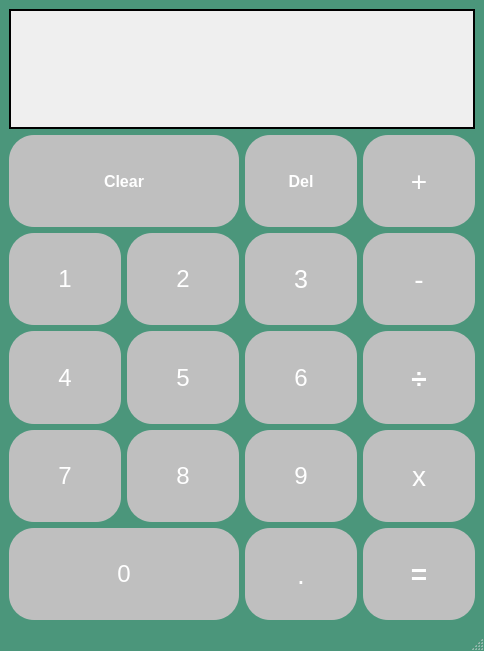
<?xml version="1.0" encoding="UTF-8"?>
<ui version="4.0">
 <class>MainWindow</class>
 <widget class="QMainWindow" name="MainWindow">
  <property name="geometry">
   <rect>
    <x>0</x>
    <y>0</y>
    <width>484</width>
    <height>651</height>
   </rect>
  </property>
  <property name="minimumSize">
   <size>
    <width>484</width>
    <height>651</height>
   </size>
  </property>
  <property name="maximumSize">
   <size>
    <width>484</width>
    <height>651</height>
   </size>
  </property>
  <property name="windowTitle">
   <string>Calculator</string>
  </property>
  <property name="styleSheet">
   <string notr="true">QMainWindow{
background-color: rgb(75, 150, 123);
}</string>
  </property>
  <property name="toolButtonStyle">
   <enum>Qt::ToolButtonIconOnly</enum>
  </property>
  <property name="tabShape">
   <enum>QTabWidget::Rounded</enum>
  </property>
  <widget class="QWidget" name="centralwidget">
   <layout class="QVBoxLayout" name="verticalLayout">
    <item>
     <layout class="QGridLayout" name="gridLayout">
      <item row="1" column="2">
       <widget class="QPushButton" name="push_del">
        <property name="sizePolicy">
         <sizepolicy hsizetype="MinimumExpanding" vsizetype="Preferred">
          <horstretch>0</horstretch>
          <verstretch>10</verstretch>
         </sizepolicy>
        </property>
        <property name="font">
         <font>
          <pointsize>12</pointsize>
          <weight>75</weight>
          <bold>true</bold>
         </font>
        </property>
        <property name="cursor">
         <cursorShape>PointingHandCursor</cursorShape>
        </property>
        <property name="styleSheet">
         <string notr="true">QPushButton{
color:rgb(255,255,255);
background-color:rgb(191,191,191);
border-radius:25px;

}

QPushButton:Hover{
color:rgb(61,61,61);

}
QPushButton:Hover{
background-color:rgb(245, 158, 66);
}</string>
        </property>
        <property name="text">
         <string>Del</string>
        </property>
        <property name="shortcut">
         <string>Del</string>
        </property>
       </widget>
      </item>
      <item row="1" column="0" colspan="2">
       <widget class="QPushButton" name="push_clear">
        <property name="sizePolicy">
         <sizepolicy hsizetype="MinimumExpanding" vsizetype="Preferred">
          <horstretch>0</horstretch>
          <verstretch>10</verstretch>
         </sizepolicy>
        </property>
        <property name="font">
         <font>
          <pointsize>12</pointsize>
          <weight>75</weight>
          <bold>true</bold>
         </font>
        </property>
        <property name="cursor">
         <cursorShape>PointingHandCursor</cursorShape>
        </property>
        <property name="autoFillBackground">
         <bool>false</bool>
        </property>
        <property name="styleSheet">
         <string notr="true">QPushButton{
color:rgb(255,255,255);
background-color:rgb(191,191,191);
border-radius:25px;

}

QPushButton:Hover{
color:rgb(61,61,61);

}
QPushButton:Hover{
background-color:rgb(245, 158, 66);
}</string>
        </property>
        <property name="text">
         <string>Clear</string>
        </property>
        <property name="shortcut">
         <string>Backspace</string>
        </property>
        <property name="flat">
         <bool>false</bool>
        </property>
       </widget>
      </item>
      <item row="2" column="3">
       <widget class="QPushButton" name="push_minus">
        <property name="sizePolicy">
         <sizepolicy hsizetype="MinimumExpanding" vsizetype="Preferred">
          <horstretch>0</horstretch>
          <verstretch>10</verstretch>
         </sizepolicy>
        </property>
        <property name="font">
         <font>
          <pointsize>21</pointsize>
         </font>
        </property>
        <property name="cursor">
         <cursorShape>PointingHandCursor</cursorShape>
        </property>
        <property name="styleSheet">
         <string notr="true">QPushButton{
color:rgb(255,255,255);
background-color:rgb(191,191,191);
border-radius:25px;

}
QPushButton:Hover{
color:rgb(61,61,61);

}
QPushButton:Hover{
background-color:rgb(245, 158, 66);
}</string>
        </property>
        <property name="text">
         <string>-</string>
        </property>
        <property name="shortcut">
         <string>-</string>
        </property>
       </widget>
      </item>
      <item row="3" column="0">
       <widget class="QPushButton" name="push_four">
        <property name="sizePolicy">
         <sizepolicy hsizetype="MinimumExpanding" vsizetype="Preferred">
          <horstretch>0</horstretch>
          <verstretch>10</verstretch>
         </sizepolicy>
        </property>
        <property name="font">
         <font>
          <pointsize>18</pointsize>
         </font>
        </property>
        <property name="cursor">
         <cursorShape>PointingHandCursor</cursorShape>
        </property>
        <property name="styleSheet">
         <string notr="true">QPushButton{
color:rgb(255,255,255);
background-color:rgb(191,191,191);
border-radius:25px;

}
QPushButton:Hover{
color:rgb(61,61,61);

}
QPushButton:Hover{
background-color:rgb(254,0,0);
}</string>
        </property>
        <property name="text">
         <string>4</string>
        </property>
        <property name="shortcut">
         <string>4</string>
        </property>
       </widget>
      </item>
      <item row="1" column="3">
       <widget class="QPushButton" name="push_plus">
        <property name="sizePolicy">
         <sizepolicy hsizetype="MinimumExpanding" vsizetype="Preferred">
          <horstretch>0</horstretch>
          <verstretch>10</verstretch>
         </sizepolicy>
        </property>
        <property name="font">
         <font>
          <pointsize>21</pointsize>
         </font>
        </property>
        <property name="cursor">
         <cursorShape>PointingHandCursor</cursorShape>
        </property>
        <property name="styleSheet">
         <string notr="true">QPushButton{
color:rgb(255,255,255);
background-color:rgb(191,191,191);
border-radius:25px;

}

QPushButton:Hover{
color:rgb(61,61,61);

}
QPushButton:Hover{
background-color:rgb(245, 158, 66);
}</string>
        </property>
        <property name="text">
         <string>+</string>
        </property>
        <property name="shortcut">
         <string>Return</string>
        </property>
       </widget>
      </item>
      <item row="2" column="2">
       <widget class="QPushButton" name="push_three">
        <property name="sizePolicy">
         <sizepolicy hsizetype="MinimumExpanding" vsizetype="Preferred">
          <horstretch>0</horstretch>
          <verstretch>10</verstretch>
         </sizepolicy>
        </property>
        <property name="font">
         <font>
          <pointsize>19</pointsize>
         </font>
        </property>
        <property name="cursor">
         <cursorShape>PointingHandCursor</cursorShape>
        </property>
        <property name="styleSheet">
         <string notr="true">QPushButton{
color:rgb(255,255,255);
background-color:rgb(191,191,191);
border-radius:25px;

}
QPushButton:Hover{
color:rgb(61,61,61);

}
QPushButton:Hover{
background-color:rgb(254,0,0);
}</string>
        </property>
        <property name="text">
         <string>3</string>
        </property>
        <property name="shortcut">
         <string>3</string>
        </property>
       </widget>
      </item>
      <item row="2" column="0">
       <widget class="QPushButton" name="push_one">
        <property name="sizePolicy">
         <sizepolicy hsizetype="MinimumExpanding" vsizetype="Preferred">
          <horstretch>0</horstretch>
          <verstretch>10</verstretch>
         </sizepolicy>
        </property>
        <property name="font">
         <font>
          <pointsize>18</pointsize>
         </font>
        </property>
        <property name="cursor">
         <cursorShape>PointingHandCursor</cursorShape>
        </property>
        <property name="styleSheet">
         <string notr="true">QPushButton{
color:rgb(255,255,255);
background-color:rgb(191,191,191);
border-radius:25px;

}
QPushButton:Hover{
color:rgb(61,61,61);

}
QPushButton:Hover{
background-color:rgb(254,0,0);
}</string>
        </property>
        <property name="text">
         <string>1</string>
        </property>
        <property name="shortcut">
         <string>1</string>
        </property>
       </widget>
      </item>
      <item row="3" column="2">
       <widget class="QPushButton" name="push_six">
        <property name="sizePolicy">
         <sizepolicy hsizetype="MinimumExpanding" vsizetype="Preferred">
          <horstretch>0</horstretch>
          <verstretch>10</verstretch>
         </sizepolicy>
        </property>
        <property name="font">
         <font>
          <pointsize>18</pointsize>
         </font>
        </property>
        <property name="cursor">
         <cursorShape>PointingHandCursor</cursorShape>
        </property>
        <property name="styleSheet">
         <string notr="true">QPushButton{
color:rgb(255,255,255);
background-color:rgb(191,191,191);
border-radius:25px;

}
QPushButton:Hover{
color:rgb(61,61,61);

}
QPushButton:Hover{
background-color:rgb(254,0,0);
}</string>
        </property>
        <property name="text">
         <string>6</string>
        </property>
        <property name="shortcut">
         <string>6</string>
        </property>
       </widget>
      </item>
      <item row="3" column="3">
       <widget class="QPushButton" name="push_div">
        <property name="sizePolicy">
         <sizepolicy hsizetype="MinimumExpanding" vsizetype="Preferred">
          <horstretch>0</horstretch>
          <verstretch>10</verstretch>
         </sizepolicy>
        </property>
        <property name="font">
         <font>
          <pointsize>21</pointsize>
          <weight>75</weight>
          <bold>true</bold>
         </font>
        </property>
        <property name="cursor">
         <cursorShape>PointingHandCursor</cursorShape>
        </property>
        <property name="styleSheet">
         <string notr="true">QPushButton{
color:rgb(255,255,255);
background-color:rgb(191,191,191);
border-radius:25px;

}
QPushButton:Hover{
color:rgb(61,61,61);

}
QPushButton:Hover{
background-color:rgb(245, 158, 66);
}</string>
        </property>
        <property name="text">
         <string>÷</string>
        </property>
        <property name="shortcut">
         <string>/</string>
        </property>
       </widget>
      </item>
      <item row="5" column="0" colspan="2">
       <widget class="QPushButton" name="push_zero">
        <property name="sizePolicy">
         <sizepolicy hsizetype="MinimumExpanding" vsizetype="Preferred">
          <horstretch>0</horstretch>
          <verstretch>10</verstretch>
         </sizepolicy>
        </property>
        <property name="font">
         <font>
          <pointsize>18</pointsize>
         </font>
        </property>
        <property name="cursor">
         <cursorShape>PointingHandCursor</cursorShape>
        </property>
        <property name="styleSheet">
         <string notr="true">QPushButton{
color:rgb(255,255,255);
background-color:rgb(191,191,191);
border-radius:25px;

}
QPushButton:Hover{
color:rgb(61,61,61);

}
QPushButton:Hover{
background-color:rgb(254,0,0);
}</string>
        </property>
        <property name="text">
         <string>0</string>
        </property>
        <property name="shortcut">
         <string>0</string>
        </property>
       </widget>
      </item>
      <item row="3" column="1">
       <widget class="QPushButton" name="push_five">
        <property name="sizePolicy">
         <sizepolicy hsizetype="MinimumExpanding" vsizetype="Preferred">
          <horstretch>0</horstretch>
          <verstretch>10</verstretch>
         </sizepolicy>
        </property>
        <property name="font">
         <font>
          <pointsize>18</pointsize>
         </font>
        </property>
        <property name="cursor">
         <cursorShape>PointingHandCursor</cursorShape>
        </property>
        <property name="styleSheet">
         <string notr="true">QPushButton{
color:rgb(255,255,255);
background-color:rgb(191,191,191);
border-radius:25px;

}
QPushButton:Hover{
color:rgb(61,61,61);

}
QPushButton:Hover{
background-color:rgb(254,0,0);
}</string>
        </property>
        <property name="text">
         <string>5</string>
        </property>
        <property name="shortcut">
         <string>5</string>
        </property>
       </widget>
      </item>
      <item row="5" column="3">
       <widget class="QPushButton" name="push_equal">
        <property name="sizePolicy">
         <sizepolicy hsizetype="MinimumExpanding" vsizetype="Preferred">
          <horstretch>0</horstretch>
          <verstretch>10</verstretch>
         </sizepolicy>
        </property>
        <property name="font">
         <font>
          <pointsize>21</pointsize>
          <weight>75</weight>
          <bold>true</bold>
         </font>
        </property>
        <property name="cursor">
         <cursorShape>PointingHandCursor</cursorShape>
        </property>
        <property name="styleSheet">
         <string notr="true">QPushButton{
color:rgb(255,255,255);
background-color:rgb(191,191,191);
border-radius:25px;

}
QPushButton:Hover{
color:rgb(61,61,61);

}
QPushButton:Hover{
background-color:rgb(245, 158, 66);
}</string>
        </property>
        <property name="text">
         <string>=</string>
        </property>
        <property name="shortcut">
         <string>=</string>
        </property>
       </widget>
      </item>
      <item row="5" column="2">
       <widget class="QPushButton" name="push_dot">
        <property name="sizePolicy">
         <sizepolicy hsizetype="MinimumExpanding" vsizetype="Preferred">
          <horstretch>0</horstretch>
          <verstretch>10</verstretch>
         </sizepolicy>
        </property>
        <property name="font">
         <font>
          <pointsize>21</pointsize>
         </font>
        </property>
        <property name="cursor">
         <cursorShape>PointingHandCursor</cursorShape>
        </property>
        <property name="styleSheet">
         <string notr="true">QPushButton{
color:rgb(255,255,255);
background-color:rgb(191,191,191);
border-radius:25px;

}
QPushButton:Hover{
color:rgb(61,61,61);

}
QPushButton:Hover{
background-color:rgb(245, 158, 66);
}</string>
        </property>
        <property name="text">
         <string>.</string>
        </property>
        <property name="shortcut">
         <string>.</string>
        </property>
       </widget>
      </item>
      <item row="0" column="0" colspan="4">
       <widget class="QLabel" name="label">
        <property name="sizePolicy">
         <sizepolicy hsizetype="MinimumExpanding" vsizetype="Preferred">
          <horstretch>0</horstretch>
          <verstretch>13</verstretch>
         </sizepolicy>
        </property>
        <property name="font">
         <font>
          <pointsize>41</pointsize>
          <weight>75</weight>
          <bold>true</bold>
         </font>
        </property>
        <property name="mouseTracking">
         <bool>false</bool>
        </property>
        <property name="tabletTracking">
         <bool>false</bool>
        </property>
        <property name="layoutDirection">
         <enum>Qt::LeftToRight</enum>
        </property>
        <property name="autoFillBackground">
         <bool>true</bool>
        </property>
        <property name="frameShape">
         <enum>QFrame::Box</enum>
        </property>
        <property name="frameShadow">
         <enum>QFrame::Plain</enum>
        </property>
        <property name="lineWidth">
         <number>2</number>
        </property>
        <property name="textFormat">
         <enum>Qt::PlainText</enum>
        </property>
        <property name="scaledContents">
         <bool>false</bool>
        </property>
        <property name="alignment">
         <set>Qt::AlignBottom|Qt::AlignRight|Qt::AlignTrailing</set>
        </property>
       </widget>
      </item>
      <item row="2" column="1">
       <widget class="QPushButton" name="push_two">
        <property name="sizePolicy">
         <sizepolicy hsizetype="MinimumExpanding" vsizetype="Preferred">
          <horstretch>0</horstretch>
          <verstretch>10</verstretch>
         </sizepolicy>
        </property>
        <property name="font">
         <font>
          <pointsize>18</pointsize>
         </font>
        </property>
        <property name="cursor">
         <cursorShape>PointingHandCursor</cursorShape>
        </property>
        <property name="styleSheet">
         <string notr="true">QPushButton{
color:rgb(255,255,255);
background-color:rgb(191,191,191);
border-radius:25px;

}
QPushButton:Hover{
color:rgb(61,61,61);

}
QPushButton:Hover{
background-color:rgb(254,0,0);
}</string>
        </property>
        <property name="text">
         <string>2</string>
        </property>
        <property name="shortcut">
         <string>2</string>
        </property>
       </widget>
      </item>
      <item row="4" column="3">
       <widget class="QPushButton" name="push_mult">
        <property name="sizePolicy">
         <sizepolicy hsizetype="MinimumExpanding" vsizetype="Preferred">
          <horstretch>0</horstretch>
          <verstretch>10</verstretch>
         </sizepolicy>
        </property>
        <property name="font">
         <font>
          <pointsize>21</pointsize>
         </font>
        </property>
        <property name="cursor">
         <cursorShape>PointingHandCursor</cursorShape>
        </property>
        <property name="mouseTracking">
         <bool>false</bool>
        </property>
        <property name="styleSheet">
         <string notr="true">QPushButton{
color:rgb(255,255,255);
background-color:rgb(191,191,191);
border-radius:25px;

}
QPushButton:Hover{
color:rgb(61,61,61);

}
QPushButton:Hover{
background-color:rgb(245, 158, 66);
}</string>
        </property>
        <property name="text">
         <string>x</string>
        </property>
        <property name="shortcut">
         <string>*</string>
        </property>
       </widget>
      </item>
      <item row="4" column="2">
       <widget class="QPushButton" name="push_nine">
        <property name="sizePolicy">
         <sizepolicy hsizetype="MinimumExpanding" vsizetype="Preferred">
          <horstretch>0</horstretch>
          <verstretch>10</verstretch>
         </sizepolicy>
        </property>
        <property name="font">
         <font>
          <pointsize>18</pointsize>
         </font>
        </property>
        <property name="cursor">
         <cursorShape>PointingHandCursor</cursorShape>
        </property>
        <property name="styleSheet">
         <string notr="true">QPushButton{
color:rgb(255,255,255);
background-color:rgb(191,191,191);
border-radius:25px;

}
QPushButton:Hover{
color:rgb(61,61,61);

}
QPushButton:Hover{
background-color:rgb(254,0,0);
}</string>
        </property>
        <property name="text">
         <string>9</string>
        </property>
        <property name="shortcut">
         <string>9</string>
        </property>
       </widget>
      </item>
      <item row="4" column="1">
       <widget class="QPushButton" name="push_eight">
        <property name="sizePolicy">
         <sizepolicy hsizetype="MinimumExpanding" vsizetype="Preferred">
          <horstretch>0</horstretch>
          <verstretch>10</verstretch>
         </sizepolicy>
        </property>
        <property name="font">
         <font>
          <pointsize>18</pointsize>
         </font>
        </property>
        <property name="cursor">
         <cursorShape>PointingHandCursor</cursorShape>
        </property>
        <property name="styleSheet">
         <string notr="true">QPushButton{
color:rgb(255,255,255);
background-color:rgb(191,191,191);
border-radius:25px;

}
QPushButton:Hover{
color:rgb(61,61,61);

}
QPushButton:Hover{
background-color:rgb(254,0,0);
}</string>
        </property>
        <property name="text">
         <string>8</string>
        </property>
        <property name="shortcut">
         <string>8</string>
        </property>
       </widget>
      </item>
      <item row="4" column="0">
       <widget class="QPushButton" name="push_seven">
        <property name="sizePolicy">
         <sizepolicy hsizetype="MinimumExpanding" vsizetype="Preferred">
          <horstretch>0</horstretch>
          <verstretch>10</verstretch>
         </sizepolicy>
        </property>
        <property name="font">
         <font>
          <pointsize>18</pointsize>
         </font>
        </property>
        <property name="cursor">
         <cursorShape>PointingHandCursor</cursorShape>
        </property>
        <property name="styleSheet">
         <string notr="true">QPushButton{
color:rgb(255,255,255);
background-color:rgb(191,191,191);
border-radius:25px;

}
QPushButton:Hover{
color:rgb(61,61,61);

}
QPushButton:Hover{
background-color:rgb(254,0,0);
}</string>
        </property>
        <property name="text">
         <string>7</string>
        </property>
        <property name="shortcut">
         <string>7</string>
        </property>
       </widget>
      </item>
     </layout>
    </item>
   </layout>
  </widget>
  <widget class="QStatusBar" name="statusbar"/>
 </widget>
 <resources/>
 <connections/>
</ui>
